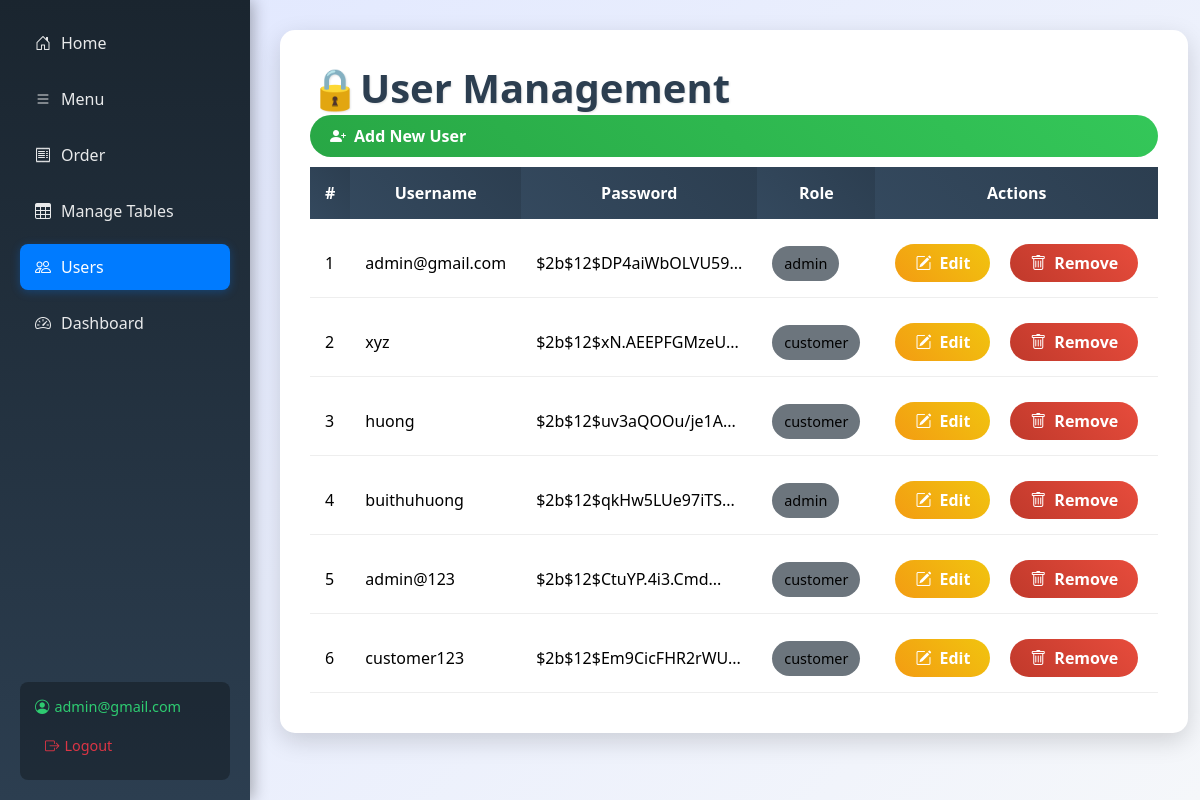
Page /admin/users (signed in) on the committed database.
### tables this page shows
CREATE TABLE users (
                id INTEGER PRIMARY KEY AUTOINCREMENT,
                username TEXT NOT NULL,
                password TEXT NOT NULL,
                role TEXT NOT NULL
            );

### app.py (the view)
@app.route('/admin/users', methods=['GET'])
@admin_required
def user_list():
    return user_controller.list_users()

### app.py (called while the page is built)
@app.context_processor
def inject_user():
    cart = session.get('cart', {})
    try:
        cart_count = sum(int(v.get('quantity', 0)) for v in cart.values())
    except Exception:
        cart_count = 0
    return {
        'username': session.get('username'),
        'role': session.get('role'),
        'cart_count': cart_count
    }

def admin_required(f):
    @wraps(f)
    def decorated_function(*args, **kwargs):
        if "username" not in session:
            return redirect(url_for("login"))
        if session.get("role") != "admin":
            return abort(403)
        return f(*args, **kwargs)
    return decorated_function

### controller/user_controller.py (called while the page is built)
    def list_users(self):
        users = self.model.get_all_users()
        return render_template("user_list.html", users=users)

### model/user_model.py (called while the page is built)
    def get_all_users(self):
        connection = sqlite3.connect(self.db_path)
        cursor = connection.cursor()
        cursor.execute("SELECT id, username, password, role FROM users")
        results = cursor.fetchall()
        connection.close()
        users = []
        for row in results:
            user_id, username, password, role = row
            users.append({
                "id": user_id,
                "username": username,
                "password": password,
                "role": role
            })
        return users

### templates/user_list.html (shortened to what this page needs)
<!DOCTYPE html>
<html lang="en">
<head>
    <link href="https://cdn.jsdelivr.net/npm/bootstrap-icons@1.10.5/font/bootstrap-icons.css" rel="stylesheet">
</head>
<body>
    <nav class="sidebar">
        <div class="nav-menu">
            <a href="/" class="nav-link"><i class="bi bi-house-door"></i> Home</a>
            <a href="{{ url_for('show_menu_list') }}" class="nav-link"><i class="bi bi-list"></i> Menu</a>
            <a href="{{ url_for('list_orders') }}" class="nav-link"><i class="bi bi-receipt"></i> Order</a>
            <a href="/admin/tables" class="nav-link"><i class="bi bi-table"></i><span>Manage Tables</span></a>
            <a href="{{ url_for('user_list') }}" class="nav-link active"><i class="bi bi-people"></i> Users</a>
            <a href="{{ url_for('dashboard') }}" class="nav-link"><i class="bi bi-speedometer2"></i> Dashboard</a>
        </div>
        <div class="user-info">
            <span><i class="bi bi-person-circle"></i> {{ username }}</span>
            <a href="/logout" class="logout-btn"><i class="bi bi-box-arrow-right"></i> Logout</a>
        </div>
    </nav>
    <div class="main-content">
        <div class="container">
            <header class="d-flex justify-content-between align-items-center mb-5">
                <h1>🔒User Management</h1>
                <a href="{{ url_for('create_user_form') }}" class="btn btn-success">
                    <i class="bi bi-person-plus-fill me-2"></i> Add New User
                </a>
            </header>
            <div class="table-responsive">
                {% if users %}
                <table class="table table-striped table-hover align-middle">
                    <thead class="table-dark text-center">
                        <tr>
                            <th scope="col">#</th>
                            <th scope="col">Username</th>
                            <th scope="col">Password</th>
                            <th scope="col">Role</th>
                            <th scope="col">Actions</th>
                        </tr>
                    </thead>
                    <tbody>
                        {% for user in users %}
                        <tr class="text-center">
                            <td class="fw-bold">{{ user.id }}</td>
                            <td class="text-primary">{{ user.username }}</td>
                            <td>
                                <span class="text-muted fst-italic" data-bs-toggle="tooltip" data-bs-placement="top"
                                      title="Password is partially masked for security">
                                    {{ user.password[:20] }}{% if user.password|length > 20 %}...{% endif %}
                                </span>
                            </td>
                            <td>
                                <span class="badge {% if user.role == 'Admin' %}bg-danger{% else %}bg-secondary{% endif %} px-3 py-2 text-white">
                                    {{ user.role }}
                                </span>
                            </td>
                            <td>
                                <div class="btn-group">
                                    <a href="{{ url_for('edit_user_form', user_id=user.id) }}"
                                       class="btn btn-warning btn-sm"
                                       onclick="return confirm('Are you sure you want to edit this user?')">
                                        <i class="bi bi-pencil-square"></i> Edit
                                    </a>
                                    <a href="{{ url_for('delete_user', user_id=user.id) }}"
                                       class="btn btn-danger btn-sm"
                                       onclick="return confirm('Are you sure you want to delete this user?')">
                                        <i class="bi bi-trash"></i> Remove
                                    </a>
                                </div>
                            </td>
                        </tr>
                        {% endfor %}
                    </tbody>
                </table>
                {% else %}
                <div class="alert text-center" role="alert">
                    <i class="bi bi-exclamation-circle-fill me-2"></i>
                    No users found. Click "Add New User" to create one.
                </div>
                {% endif %}
            </div>
        </div>
    </div>
</body>
</html>

### templates/user_list.html (style rules this page uses)
* { margin: 0; padding: 0; box-sizing: border-box; }
body { font-family: 'Segoe UI', Tahoma, Geneva, Verdana, sans-serif; background: linear-gradient(135deg, #e0e7ff 0%, #f5f7fa 100%); min-height: 100vh; display: flex; }
.sidebar { width: 250px; background: linear-gradient(180deg, #1a252f 0%, #2c3e50 100%); color: white; padding: 20px; height: 100vh; position: fixed; top: 0; left: 0; display: flex; flex-direction: column; justify-content: space-between; box-shadow: 3px 0 15px rgba(0, 0, 0, 0.3); }
.sidebar .nav-menu { flex-grow: 1; }
.sidebar .nav-link { display: flex; align-items: center; gap: 10px; color: rgba(255, 255, 255, 0.9); text-decoration: none; padding: 12px 15px; border-radius: 8px; margin-bottom: 10px; transition: all 0.3s ease; }
.sidebar .nav-link.active { background: #007bff; color: white; box-shadow: 0 2px 10px rgba(0, 123, 255, 0.3); }
.sidebar .user-info { display: flex; flex-direction: column; gap: 10px; padding: 15px; background: rgba(0, 0, 0, 0.3); border-radius: 8px; font-size: 0.9rem; }
.sidebar .user-info span { display: flex; align-items: center; gap: 5px; color: #2ecc71; }
.sidebar .logout-btn { color: #dc3545; text-decoration: none; display: flex; align-items: center; gap: 5px; padding: 10px; border-radius: 8px; transition: background 0.3s ease; }
.main-content { margin-left: 250px; padding: 30px; flex-grow: 1; }
.container { max-width: 1200px; margin: 0 auto; background: white; border-radius: 15px; box-shadow: 0 8px 25px rgba(0, 0, 0, 0.15); padding: 30px; animation: fadeIn 0.5s ease-in; }
header h1 { color: #2c3e50; font-size: 2.5rem; margin: 0; text-shadow: 1px 1px 2px rgba(0, 0, 0, 0.1); }
.btn { padding: 10px 20px; border-radius: 25px; text-decoration: none; transition: all 0.3s ease; font-weight: 600; display: flex; align-items: center; gap: 8px; }
.btn-success { background: linear-gradient(45deg, #28a745, #34c759); color: white; border: none; }
.table { border-collapse: separate; border-spacing: 0 10px; width: 100%; }
.table th { background: linear-gradient(45deg, #34495e, #2c3e50); color: white; padding: 15px; font-weight: 600; }
.table td { background: white; padding: 15px; vertical-align: middle; border-bottom: 1px solid #eee; }
.table-striped tbody tr:nth-of-type(odd) { background: #f9fbfd; }
.badge { padding: 8px 12px; border-radius: 20px; font-size: 0.9rem; }
.badge.bg-secondary { background: #6c757d !important; }
.btn-group { display: flex; flex-direction: row; gap: 10px; align-items: center; }
.btn-group .btn { margin: 0 5px; padding: 8px 20px; }
.btn-warning { background: linear-gradient(45deg, #f39c12, #f1c40f); color: white; }
.btn-danger { background: linear-gradient(45deg, #c0392b, #e74c3c); color: white; }

### rows in the picture
users: username "admin@gmail.com", id "1", password "$2b$12$DP4aiWbOLVU59", role "admin"
users: id "2", username "xyz", password "$2b$12$xN.AEEPFGMzeU", role "customer"
users: id "3", username "huong", password "$2b$12$uv3aQOOu/je1A", role "customer"
users: id "4", username "buithuhuong", password "$2b$12$qkHw5LUe97iTS", role "admin"
users: id "5", username "admin@123", password "$2b$12$CtuYP.4i3.Cmd", role "customer"
users: id "6", username "customer123", password "$2b$12$Em9CicFHR2rWU", role "customer"
